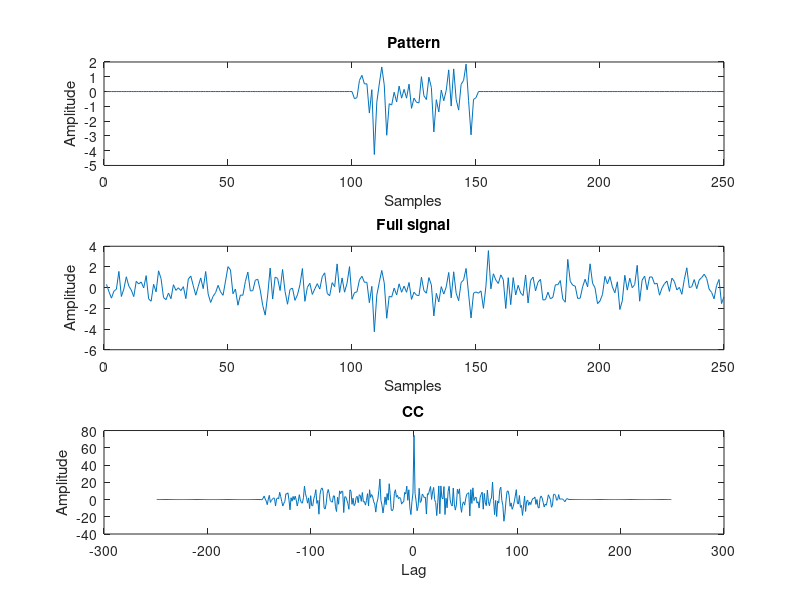

Recreate this plot in MATLAB.
clear;clc
pattern = randn(1,50);

fullSignal = [randn(1,100) pattern randn(1,100)];

figure;
subplot(3,1,1)
zeroPaddedPattern = [zeros(1,100) pattern zeros(1,100)];
plot(zeroPaddedPattern);
title('Pattern')
xlabel('Samples');ylabel('Amplitude')

subplot(3,1,2)
plot(fullSignal)
title('Full signal')
xlabel('Samples');ylabel('Amplitude')

cc = xcorr(fullSignal, zeroPaddedPattern);

subplot(3,1,3)
lag = [-length(fullSignal)+1 : length(fullSignal)-1];
plot(lag, cc)
title('CC')
xlabel('Lag');ylabel('Amplitude')
